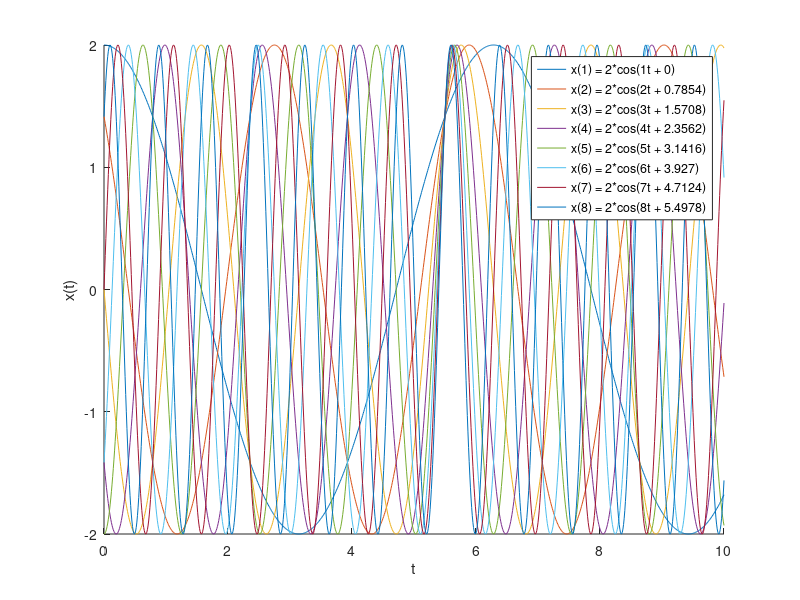

MATLAB code for this plot: (Note: this script raises an error after producing the figure.)
%%%%%%%%%%%%%%%%%%%%%%% EE305 HW Q2 %%%%%%%%%%%%%%%%%%%%%%%

clear 
%% Part a
t=0:0.01:10;
figure
hold on
for i=1:8
    theta=2*pi/8*(i-1);
    w=i;
    x=2*cos(w*t+theta);
    legendString = ['x(' num2str(i) ') = 2*cos(' num2str(w) 't + ' num2str(theta) ')'];
    plot(t,x,'DisplayName',legendString)
    xlabel('t')
    ylabel('x(t)')
    grid
    legend
end

%% Part b
figure;
set(gcf,'Position',[100 100 1000 1000]);
t1=0.8;
no_bins=100;
MCnum=10*10^3;
w=10*rand(1,MCnum);
theta_values=2*pi*rand(1,MCnum);
x_values=2*cos(w*t1+theta_values);
histogram(x_values,no_bins)
hold on
min_x=min(x_values);
 max_x=max(x_values);
A=max(abs(min_x),max_x);
x1=linspace(-A,A,1000);
plot(x1,1./(pi*sqrt(A^2-x1.^2))*MCnum/(no_bins/(2*A)))
title(['t_1=',num2str(t1)])
xlabel('x_1')
hold off

% The histogram matches the theoretical density, it validates that the 
% process behaves as expected for a random phase cosine, indicating that 
% the first-order density is accurately represented in the simulation.

%% Part c
figure;
set(gcf,'Position',[100 100 1000 1000]);
count=1;
MCnum=50*10^3;
w=10*rand(1,MCnum);
theta_values=2*pi*rand(1,MCnum);
for Delta=[0 0.95 1.97 10.84]
    t1=0.8+Delta; t2=1.23+Delta;
    no_bins=50;
    x1_values=2*cos(w*t1+theta_values);
    x2_values=2*cos(w*t2+theta_values);
    subplot(2,2,count)
    hist3([x1_values',x2_values'],'Nbins',[no_bins no_bins])
    title(['t_1=',num2str(t1),' t_2=',num2str(t2),'Delta=',num2str(Delta)],'Fontsize',14)
    xlabel('x_1')
    ylabel('y_1')
    count=count+1;
end

% The histograms look similar for all the different Δ values, it indicates 
% that the second-order density does not change significantly with 
% different time intervals, supporting the idea of second-order stationarity.